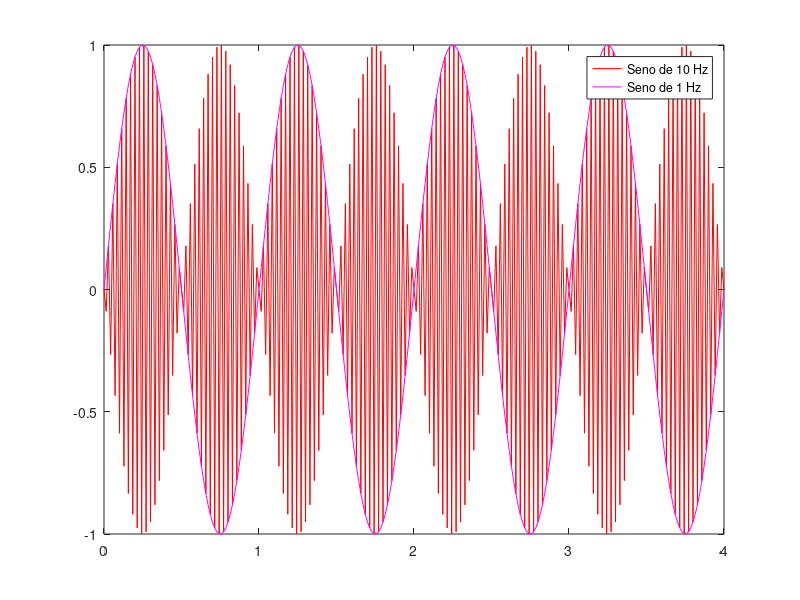

This chart was generated by the following MATLAB code:
clear all;clc;close all
frec1=36;frec2=1;
t=0:1/70:4;
x_t=sin(2*pi*frec1*t);
x2_t=sin(2*pi*frec2*t);
plot(t,x_t,'r;Seno de 10 Hz;',t,x2_t,'m;Seno de 1 Hz;');
